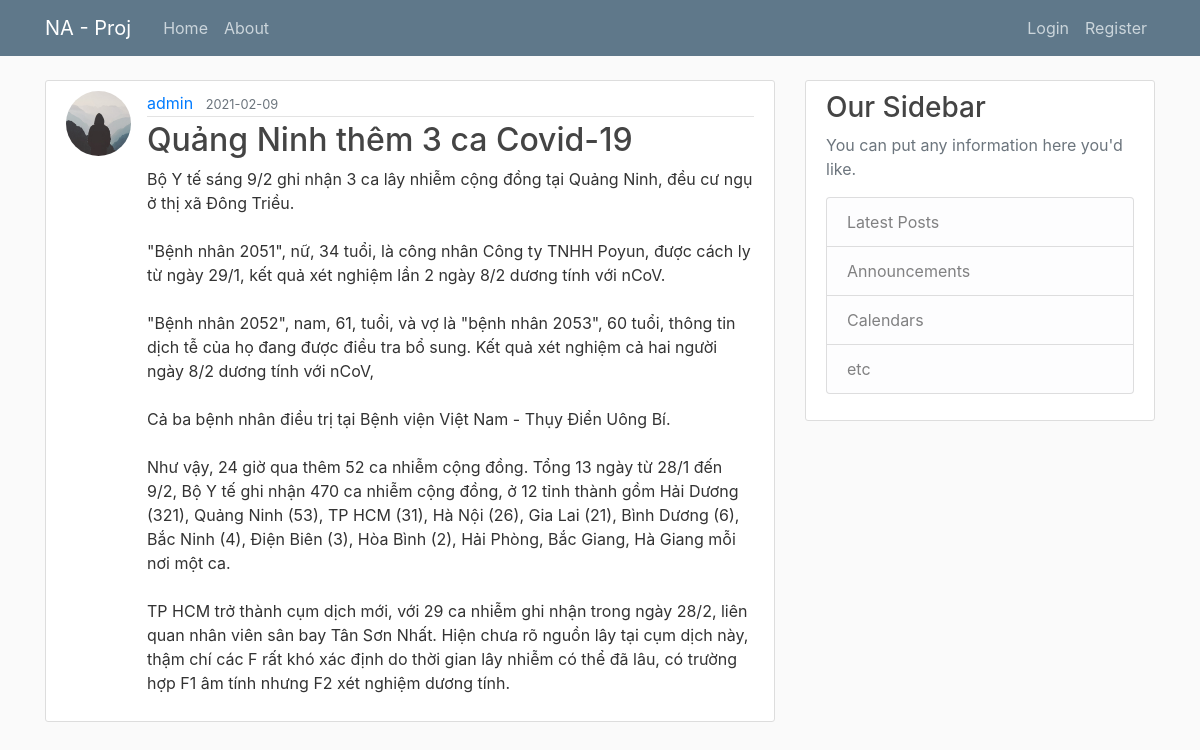
/post/1, run on the app's committed database.
### na_service/models.py (models this page shows, shortened)
class User(db.Model, UserMixin):
    id = db.Column(db.Integer, primary_key=True)
    username = db.Column(db.String(20), unique=True, nullable=False)
    email = db.Column(db.String(120), unique=True, nullable=False)
    image_file = db.Column(db.String(20), nullable=False, default='default.jpg')
    password = db.Column(db.String(60), nullable=False)
    posts = db.relationship('Post', backref='author', lazy=True)

class Post(db.Model):
    id = db.Column(db.Integer, primary_key=True)
    title = db.Column(db.String(100), nullable=False)
    date_posted = db.Column(db.DateTime, nullable=False, default=datetime.utcnow())
    content = db.Column(db.Text, nullable=False)
    user_id = db.Column(db.Integer, db.ForeignKey('user.id'), nullable=False)

### na_service/posts/routes.py (the view)
@posts.route("/post/<int:post_id>")
def post(post_id):
    post = Post.query.get_or_404(post_id)
    return render_template('post.html', title=post.title, post=post)

### na_service/templates/post.html (shortened to what this page needs)
{% extends "layout.html" %}
{% block content %}
    <article class="media content-section">
        <img class="rounded-circle article-img" src="{{ url_for('static', filename='profile_pics/' + post.author.image_file) }}" alt="image of author">
        <div class="media-body">
            <div class="article-metadata">
                <a class="mr-2" href="{{ url_for('users.user_posts', username=post.author.username) }}">{{ post.author.username }}</a>
                <small class="text-muted">{{ post.date_posted.strftime('%Y-%m-%d') }}</small>
            </div>
            <h2 class="article-title">{{ post.title }}</a></h2>
            <p class="article-content">{{ post.content }}</p>
        </div>
    </article>
{% endblock content %}

### na_service/static/css/main.css (style rules this page uses)
body { background: #fafafa; color: #333333; margin-top: 5rem; }
h1, h2, h3, h4, h5, h6 { color: #444444; }
.content-section { background: #ffffff; padding: 10px 20px; border: 1px solid #dddddd; border-radius: 3px; margin-bottom: 20px; }
.article-title { color: #444444; }
.article-content { white-space: pre-line; }
.article-img { height: 65px; width: 65px; margin-right: 16px; }
.article-metadata { padding-bottom: 1px; margin-bottom: 4px; border-bottom: 1px solid #e3e3e3 }

### data on the page
User: image_file (placeholder picture), author.username "admin"
Post: date_posted "2021-02-09", title "Quảng Ninh thêm 3 ca Covid-19", content "Bộ Y tế sáng 9/2 ghi nhận 3 ca lây nhiễm cộng đồng tại Quảng Ninh, đều cư ngụ ở thị xã Đông Triều. \"Bệnh nhân 2051\", nữ, 34 tuổi, là công nhân Công ty TNHH Poyun, được cách ly từ ngày 29/1, kết quả xét nghiệm lần 2 ngày 8/2 dương tính với nCoV. \"Bệnh nhân 2052\", nam, 61, tuổi, và vợ là \"bệnh nhân 2053\", 60 tuổi, thông tin dịch tễ của họ đang được điều tra bổ sung. Kết quả xét nghiệm cả hai người ngày 8/2 dương tính với nCoV, Cả ba bệnh nhân điều trị tại Bệnh viện Việt Nam - Thụy Điển Uông Bí. Như vậy, 24 giờ qua thêm 52 ca nhiễm cộng đồng. Tổng 13 ngày từ 28/1 đến 9/2, Bộ Y tế ghi nhận 470 ca nhiễm cộng đồng, ở 12 tỉnh thành gồm Hải Dương (321), Quảng Ninh (53), TP HCM (31), Hà Nội (26),…"
